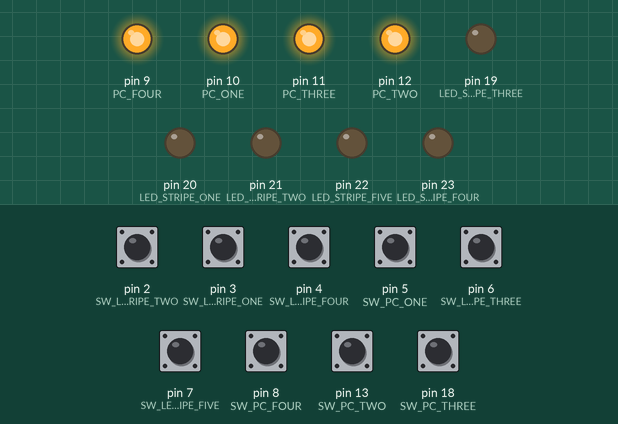
This sketch was run on a simulated Arduino Mega 2560, built with avr-gcc and run on an emulated ATmega2560. Parts: output pins drawn as LEDs (lit = HIGH). The test bench sets the inputs (shaded band); at power-on: pin 2 (SW_LED_STRIPE_TWO), pin 3 (SW_LED_STRIPE_ONE), pin 4 (SW_LED_STRIPE_FOUR), pin 5 (SW_PC_ONE), pin 6 (SW_LED_STRIPE_THREE), pin 7 (SW_LED_STRIPE_FIVE), pin 8 (SW_PC_FOUR), pin 13 (SW_PC_TWO), pin 18 (SW_PC_THREE) HIGH.

Above: at 1.2 s.
1.3 s: pin 5 (SW_PC_ONE) pulled LOW for 0.15 s
At 1.42 s:
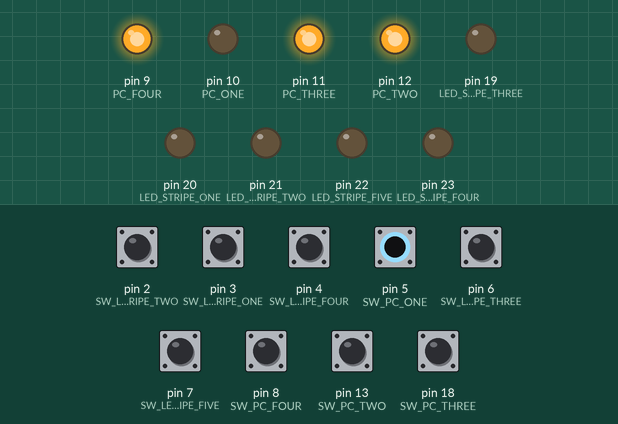
3.0 s: pin 8 (SW_PC_FOUR) pulled LOW for 0.15 s
At 3.6 s:
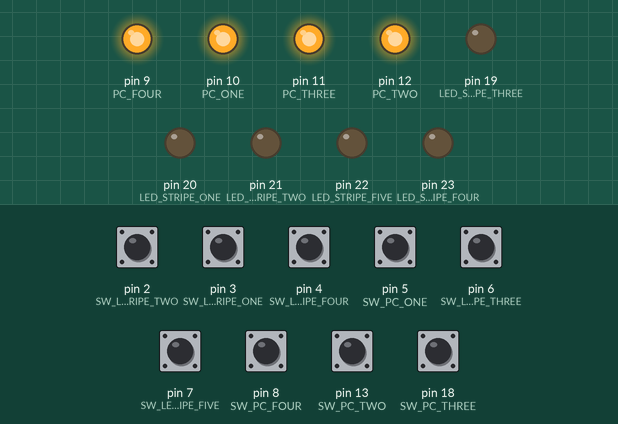
4.6 s: pin 13 (SW_PC_TWO) pulled LOW for 0.15 s
At 5.8 s:
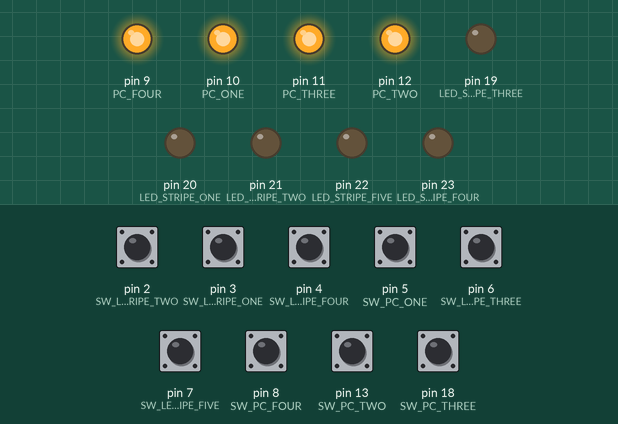
6.2 s: pin 18 (SW_PC_THREE) pulled LOW for 0.15 s
At 6.3 s:
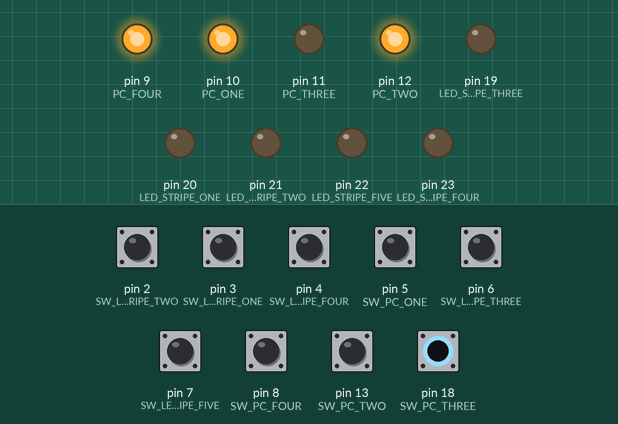
Timing chart, 0 to 8.9 s (numbered marks = the images above; inputs shaded):
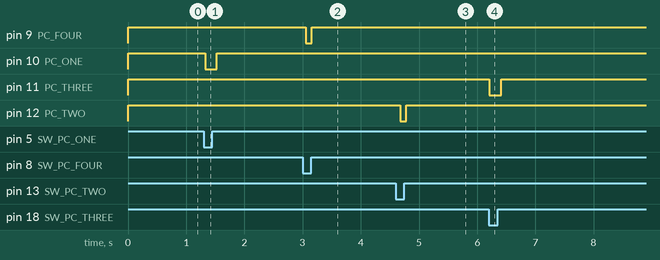

Measured:
- after the input at 1.3 s, pin 10 (PC_ONE): HIGH → LOW at once, → HIGH 0.20 s later
- after the input at 3.0 s, pin 9 (PC_FOUR): HIGH → LOW after 0.05 s, → HIGH 0.10 s later
- after the input at 4.6 s, pin 12 (PC_TWO): HIGH → LOW after 0.08 s, → HIGH 0.10 s later
- after the input at 6.2 s, pin 11 (PC_THREE): HIGH → LOW at once, → HIGH 0.20 s later

The sketch:

bus.ino
```cpp
/*
Busstruktur
*/

#include <Adafruit_NeoPixel.h>

#define PC_ONE 10
#define PC_TWO 12
#define PC_THREE 11
#define PC_FOUR 9

#define LED_STRIPE_ONE 20
#define LED_STRIPE_TWO 21
#define LED_STRIPE_THREE 19
#define LED_STRIPE_FOUR 23
#define LED_STRIPE_FIVE 22

// SW = SWITCH
#define SW_PC_ONE 5
#define SW_PC_TWO 13
#define SW_PC_THREE 18
#define SW_PC_FOUR 8

#define SW_LED_STRIPE_ONE 3
#define SW_LED_STRIPE_TWO 2
#define SW_LED_STRIPE_THREE 6
#define SW_LED_STRIPE_FOUR 4
#define SW_LED_STRIPE_FIVE 7

#define NUMPIXELS 3
#define NUMPIXELS_L 8

Adafruit_NeoPixel pixel1 = Adafruit_NeoPixel(NUMPIXELS_L, LED_STRIPE_ONE, NEO_GRB + NEO_KHZ800);
Adafruit_NeoPixel pixel2 = Adafruit_NeoPixel(NUMPIXELS, LED_STRIPE_TWO, NEO_GRB + NEO_KHZ800);
Adafruit_NeoPixel pixel3 = Adafruit_NeoPixel(NUMPIXELS, LED_STRIPE_THREE, NEO_GRB + NEO_KHZ800);
Adafruit_NeoPixel pixel4 = Adafruit_NeoPixel(NUMPIXELS, LED_STRIPE_FOUR, NEO_GRB + NEO_KHZ800);
Adafruit_NeoPixel pixel5 = Adafruit_NeoPixel(NUMPIXELS, LED_STRIPE_FIVE, NEO_GRB + NEO_KHZ800);


void setup() {
  pinMode(SW_PC_ONE, INPUT_PULLUP);
  pinMode(SW_PC_TWO, INPUT_PULLUP);
  pinMode(SW_PC_THREE, INPUT_PULLUP);
  pinMode(SW_PC_FOUR, INPUT_PULLUP);

  pinMode(SW_LED_STRIPE_ONE, INPUT_PULLUP);
  pinMode(SW_LED_STRIPE_TWO, INPUT_PULLUP);
  pinMode(SW_LED_STRIPE_THREE, INPUT_PULLUP);
  pinMode(SW_LED_STRIPE_FOUR, INPUT_PULLUP);
  pinMode(SW_LED_STRIPE_FIVE, INPUT_PULLUP);

  pinMode(LED_STRIPE_ONE,OUTPUT);
  pinMode(LED_STRIPE_TWO,OUTPUT);
  pinMode(LED_STRIPE_THREE,OUTPUT);
  pinMode(LED_STRIPE_FOUR,OUTPUT);
  pinMode(LED_STRIPE_FIVE,OUTPUT);

  pinMode(PC_ONE,OUTPUT);
  pinMode(PC_TWO,OUTPUT);
  pinMode(PC_THREE,OUTPUT);
  pinMode(PC_FOUR,OUTPUT);

  digitalWrite(PC_ONE, LOW);
  digitalWrite(PC_TWO, LOW);
  digitalWrite(PC_THREE, LOW);
  digitalWrite(PC_FOUR, LOW);
}

void loop() {
  int PX1_ON = 0;
  int PX2_ON = 0;
  int PX3_ON = 0;
  int PX4_ON = 0;
  int PX5_ON = 0;
  int P1_State,P2_State,P3_State,P4_State,L1_State,L2_State,L3_State,L4_State,L5_State = 0;

  P1_State = digitalRead(SW_PC_ONE);
  P2_State = digitalRead(SW_PC_TWO);
  P3_State = digitalRead(SW_PC_THREE);
  P4_State = digitalRead(SW_PC_FOUR);
  L1_State = digitalRead(SW_LED_STRIPE_ONE);
  L2_State = digitalRead(SW_LED_STRIPE_TWO);
  L3_State = digitalRead(SW_LED_STRIPE_THREE);
  L4_State = digitalRead(SW_LED_STRIPE_FOUR);
  L5_State = digitalRead(SW_LED_STRIPE_FIVE);

  if(L1_State==1){
    if(P2_State==1 && L3_State==1 && P1_State==1 && L2_State==1){
      PX1_ON = 1;
      PX2_ON = 1;
      PX3_ON = 1;
    }
    if(P3_State==1 && L4_State==1 && P1_State==1 && L2_State==1){
      PX1_ON = 1;
      PX2_ON = 1;
      PX4_ON = 1;
    }
    if(P4_State==1 && L5_State==1 && P1_State==1 && L2_State==1){
      PX1_ON = 1;
      PX2_ON = 1;
      PX5_ON = 1;
    }

    if(P3_State==1 && L4_State==1 && P2_State==1 && L3_State==1)
    {
      PX1_ON = 1;
      PX3_ON = 1;
      PX4_ON = 1;
      }
    if(P4_State==1 && L5_State==1 && P2_State==1 && L3_State==1){
      PX1_ON = 1;
      PX3_ON = 1;
      PX5_ON = 1;
    }

    if(P4_State==1 && L5_State==1 && P3_State==1 && L4_State==1){
      PX1_ON = 1;
      PX4_ON = 1;
      PX5_ON = 1;
    }
  }

  if(PX1_ON==1){
    pixel1On();
  }
  else{
    pixel1Off();
  }
  if(PX2_ON==1){
    pixel2On();
  }
  else {
    pixel2Off();
  }
  if(PX3_ON==1){
    pixel3On();
  }
  else {
    pixel3Off();
  }
  if(PX4_ON==1){
    pixel4On();
  }
  else {
    pixel4Off();
  }
  if(PX5_ON==1){
    pixel5On();
  }
  else {
    pixel5Off();
  }

   //illuminate PC LEDs
  illuminateLED(PC_ONE,P1_State);
  illuminateLED(PC_TWO,P2_State);
  illuminateLED(PC_THREE,P3_State);
  illuminateLED(PC_FOUR,P4_State);

  delay(100);
}


void pixel1On(){
  //Turn LED Sripe ON
  for (int cntOn = 0; cntOn < 8; cntOn++) {
    pixel1.setPixelColor(cntOn, pixel1.Color(255,255,255));
  }
  pixel1.show();
}

void pixel2On(){
  //Turn LED Sripe ON
  for (int cntOn = 0; cntOn < 3; cntOn++) {
    pixel2.setPixelColor(cntOn, pixel2.Color(255,255,255));
  }
  pixel2.show();
}

void pixel3On(){
  //Turn LED Sripe ON
  for (int cntOn = 0; cntOn < 3; cntOn++) {
    pixel3.setPixelColor(cntOn, pixel3.Color(255,255,255));
  }
  pixel3.show();
}

void pixel4On(){
  //Turn LED Sripe ON
  for (int cntOn = 0; cntOn < 3; cntOn++) {
    pixel4.setPixelColor(cntOn, pixel4.Color(255,255,255));
  }
  pixel4.show();
}

void pixel5On(){
  //Turn LED Sripe ON
  for (int cntOn = 0; cntOn < 3; cntOn++) {
    pixel5.setPixelColor(cntOn, pixel5.Color(255,255,255));
  }
  pixel5.show();
}

void pixel1Off(){
//Turn LED Sripe OFF
  for (int cntOff = 0; cntOff < 8; cntOff++) {
    pixel1.setPixelColor(cntOff, pixel1.Color(0,0,0));
  }
  pixel1.show();
}

void pixel2Off(){
//Turn LED Sripe OFF
  for (int cntOff = 0; cntOff < 3; cntOff++) {
    pixel2.setPixelColor(cntOff, pixel2.Color(0,0,0));
  }
  pixel2.show();
}

void pixel3Off(){
//Turn LED Sripe OFF
  for (int cntOff = 0; cntOff < 3; cntOff++) {
    pixel3.setPixelColor(cntOff, pixel3.Color(0,0,0));
  }
  pixel3.show();
}

void pixel4Off(){
//Turn LED Sripe OFF
  for (int cntOff = 0; cntOff < 3; cntOff++) {
    pixel4.setPixelColor(cntOff, pixel4.Color(0,0,0));
  }
  pixel4.show();
}

void pixel5Off(){
//Turn LED Sripe OFF
  for (int cntOff = 0; cntOff < 3; cntOff++) {
    pixel5.setPixelColor(cntOff, pixel5.Color(0,0,0));
  }
  pixel5.show();
}

void illuminateLED(int pin,int state){
//illuminate the PC LED
  if (state==1){
    digitalWrite(pin, HIGH);
  }  else{
    digitalWrite(pin, LOW);
  }
}
```
